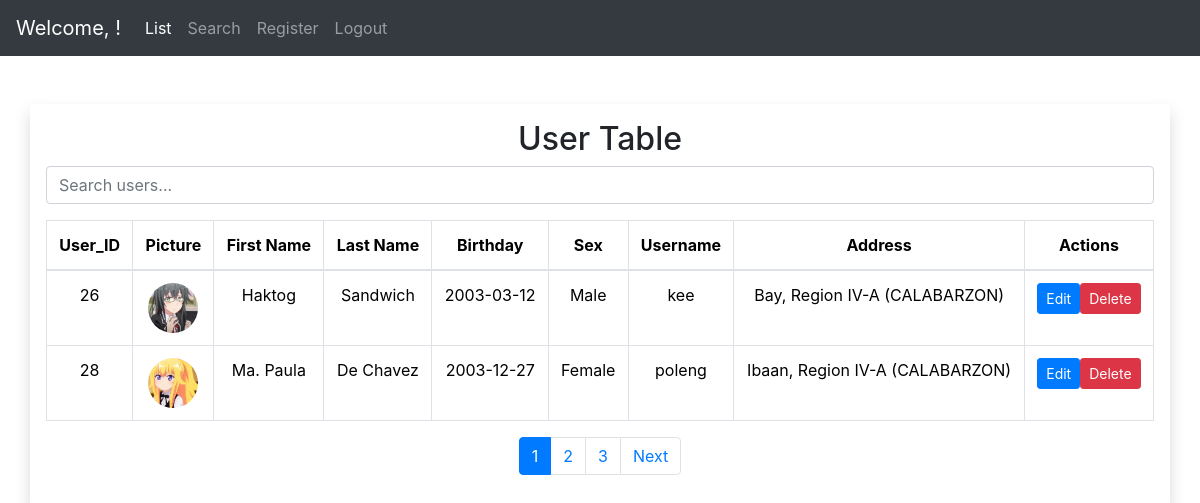
Page /livesearch.php on the committed database.
### tables this page shows
CREATE TABLE `users` (
  `user_id` int(11) NOT NULL,
  `user` varchar(225) NOT NULL,
  `password` varchar(225) NOT NULL,
  `firstname` varchar(225) NOT NULL,
  `lastname` varchar(225) NOT NULL,
  `birthday` date NOT NULL DEFAULT current_timestamp(),
  `gender` varchar(225) NOT NULL,
  `user_profile_picture` varchar(255) NOT NULL,
  `email` varchar(255) NOT NULL,
  `account_type` int(1) NOT NULL DEFAULT 1
);

### livesearch.php (the view, shortened to what this page needs)
<?php
$con = new database();
$html = '';
try {
    $connection = $con->opencon();
    $recordsPerPage = 2;
    $currentPage = isset($_GET['page']) ? (int)$_GET['page'] : 1;
    $offset = ($currentPage - 1) * $recordsPerPage;
    $totalQuery = $connection->prepare("SELECT COUNT(*) AS total FROM users");
    $totalQuery->execute();
    $totalRecords = $totalQuery->fetch(PDO::FETCH_ASSOC)['total'];
    $totalPages = ceil($totalRecords / $recordsPerPage);
    $query = $connection->prepare("SELECT users.user_id, users.firstname, users.lastname, users.birthday, users.gender, users.user, users.user_profile_picture, CONCAT(address.city, ', ', address.province) AS address FROM users INNER JOIN address ON users.user_id = address.user_id LIMIT :offset, :recordsPerPage");
    $query->bindParam(':offset', $offset, PDO::PARAM_INT);
    $query->bindParam(':recordsPerPage', $recordsPerPage, PDO::PARAM_INT);
    $query->execute();
    $users = $query->fetchAll(PDO::FETCH_ASSOC);
    foreach ($users as $user) {
        $html .= '<tr>';
        $html .= '<td>' . $user['user_id'] . '</td>';
        $html .= '<td><img src="' . htmlspecialchars($user['user_profile_picture']) . '" alt="Profile Picture" style="width: 50px; height: 50px; border-radius: 50%;"></td>';
        $html .= '<td>' . $user['firstname'] . '</td>';
        $html .= '<td>' . $user['lastname'] . '</td>';
        $html .= '<td>' . $user['birthday'] . '</td>';
        $html .= '<td>' . $user['gender'] . '</td>';
        $html .= '<td>' . $user['user'] . '</td>';
        $html .= '<td>' . $user['address'] . '</td>';
        $html .= '<td>';
        $html .= '<form action="update.php" method="post" style="display: inline;">';
        $html .= '<input type="hidden" name="id" value="' . $user['user_id'] . '">';
        $html .= '<button type="submit" class="btn btn-primary btn-sm">Edit</button>';
        $html .= '</form>';
        $html .= '<form method="POST" style="display: inline;">';
        $html .= '<input type="hidden" name="id" value="' . $user['user_id'] . '">';
        $html .= '<input type="submit" name="delete" class="btn btn-danger btn-sm" value="Delete" onclick="return confirm(\'Are you sure you want to delete this user?\')">';
        $html .= '</form>';
        $html .= '</td>';
        $html .= '</tr>';
    }
    $paginationHtml = '';
    if ($totalPages > 1) {
        $paginationHtml .= '<nav><ul class="pagination justify-content-center">';
        for ($i = 1; $i <= $totalPages; $i++) {
            $active = $i == $currentPage ? ' active' : '';
            $paginationHtml .= '<li class="page-item' . $active . '"><a class="page-link" href="?page=' . $i . '">' . $i . '</a></li>';
        }
        if ($currentPage < $totalPages) {
            $paginationHtml .= '<li class="page-item"><a class="page-link" href="?page=' . ($currentPage + 1) . '">Next</a></li>';
        }
        $paginationHtml .= '</ul></nav>';
    }
} catch (PDOException $e) {
    echo json_encode(['error' => $e->getMessage()]);
}
?>
<!DOCTYPE html>
<html lang="en">
<head>
  <link rel="stylesheet" href="./bootstrap-5.3.3-dist/css/bootstrap.css">
  <link href="https://stackpath.bootstrapcdn.com/bootstrap/4.5.2/css/bootstrap.min.css" rel="stylesheet">
  <link rel="stylesheet" href="https://cdnjs.cloudflare.com/ajax/libs/font-awesome/5.15.4/css/all.min.css">
  <link rel="stylesheet" href="includes/style.css?v=<?php echo time(); ?>">
</head>
<body>
<?php include('includes/navbar.php'); ?>
<div class="container user-info rounded shadow p-3 my-5">
    <h2 class="text-center mb-2">User Table</h2>
    <div class="mb-3">
        <input type="text" id="search" class="form-control" placeholder="Search users...">
    </div>
    <div class="table-responsive text-center">
        <table class="table table-bordered">
            <thead>
                <tr>
                    <th>User_ID</th>
                    <th>Picture</th>
                    <th>First Name</th>
                    <th>Last Name</th>
                    <th>Birthday</th>
                    <th>Sex</th>
                    <th>Username</th>
                    <th>Address</th>
                    <th>Actions</th>
                </tr>
            </thead>
            <tbody id="userTableBody">
                <?php echo $html; ?>
            </tbody>
        </table>
    </div>
    <?php echo $paginationHtml; ?>
</div>
</body>
</html>

### rows in the picture
users: user_id "26", user_profile_picture (picture), firstname "Haktog", lastname "Sandwich", birthday "2003-03-12", gender "Male", user "kee", address "Bay, Region IV-A (CALABARZON)"
users: user_id "28", user_profile_picture (picture), firstname "Ma. Paula", lastname "De Chavez", birthday "2003-12-27", gender "Female", user "poleng", address "Ibaan, Region IV-A (CALABARZON)"
